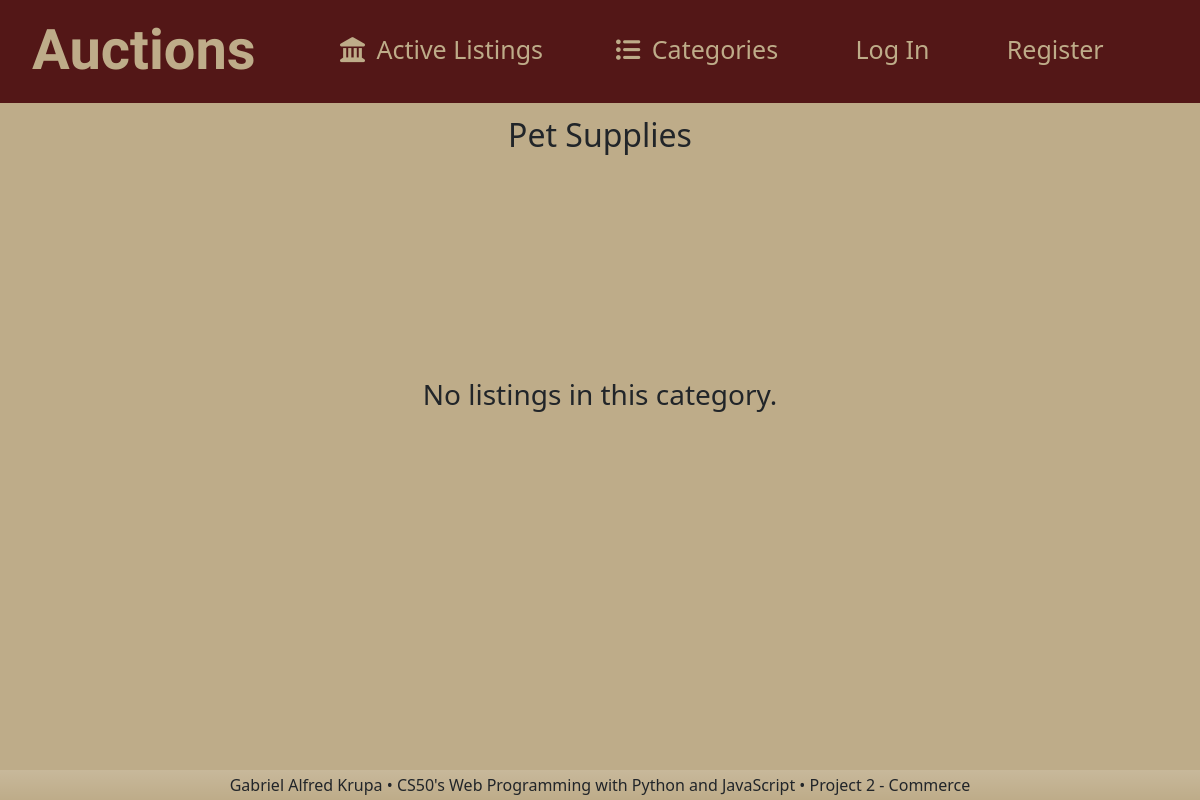
Before: /category/Pet Supplies with the older database file.
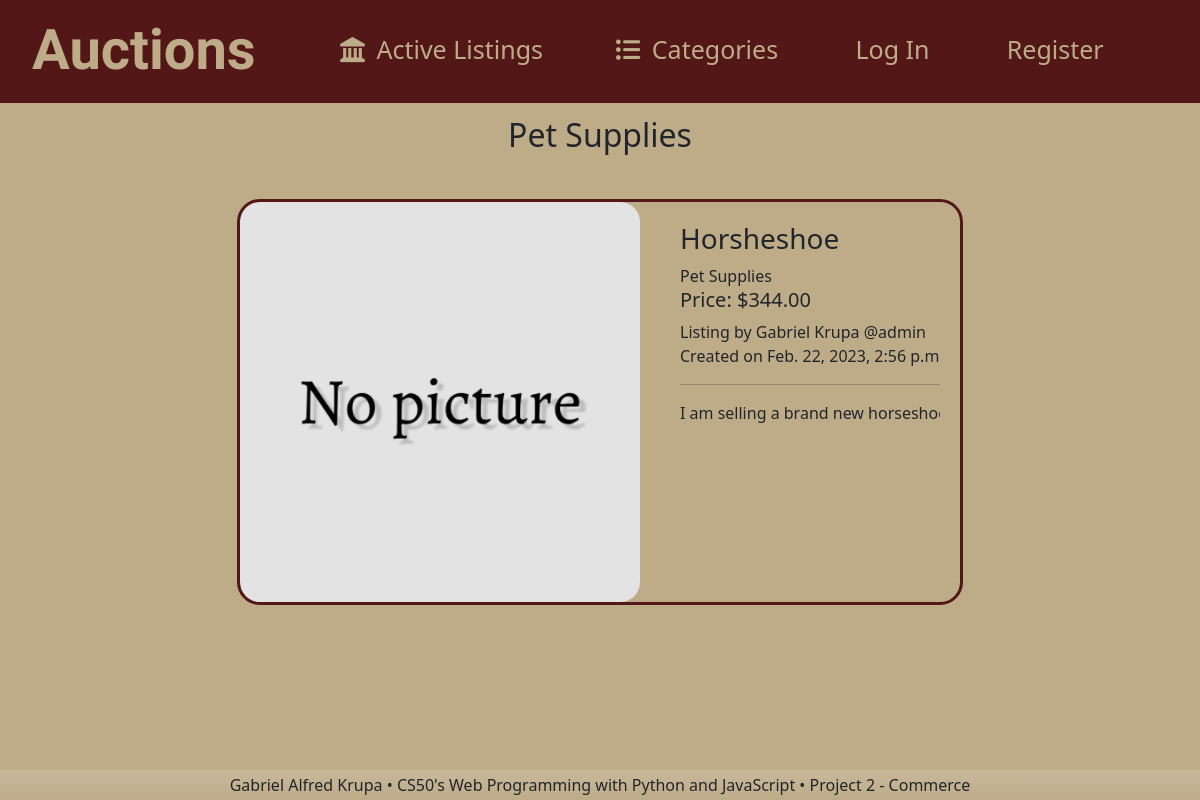
After: the same page with the newer database file.
### auctions/models.py (models this page shows, shortened)
class AuctionListing(models.Model):
    category = models.CharField(max_length=50, choices=CATEGORIES, verbose_name="category")
    user = models.ForeignKey(User, on_delete=models.CASCADE, related_name="seller", verbose_name="seller")
    picture = models.ImageField(default='default_listing.png')
    title = models.CharField(max_length=100, verbose_name='Title')
    price = models.DecimalField(max_digits=6, decimal_places=2, verbose_name="Price in USD($)", validators=[MinValueValidator(0.01)])
    description = models.TextField(max_length=1000)
    date = models.DateTimeField(auto_now_add=True, verbose_name="Listed on")
    sold_to = models.ForeignKey(User, on_delete=models.CASCADE, related_name="buyer", verbose_name="buyer", null=True, blank=True)
    closed = models.IntegerField(max_length = 1, default=0, validators=[MinValueValidator(0), MaxValueValidator(1)])

class User(AbstractUser):
    date = models.DateTimeField(auto_now_add=True, verbose_name="Member since")
    picture = models.ImageField(default='default_avatar.png')

### auctions/views.py (the view)
# urls.py: path("category", views.category, {'category_name': None}, name="category"),
def category(request, category_name=None):
    if category_name is None:
        return render(request, "auctions/category.html", {
            "categories": CATEGORIES[1:],
        })
    elif request.method == "POST":
        return HttpResponseRedirect(f"/category/{category_name}")
    listings = []
    for listing in AuctionListing.objects.filter(category=category_name):
        if not listing.closed:
            listings.append(listing)
    if not len(listings):
        return render(request, "auctions/category.html", {
            "error": 'No listings in this category.',
            "category": category_name
        })
    else:
        return render(request, "auctions/category.html", {
            "listings": listings,
            "category": category_name
        })

### auctions/templates/auctions/category.html
{% extends "auctions/layout.html" %}
{% block body %}
    {% if categories %}
        <h2 class="mt-3 mb-5" id="categories">Categories</h2>
        <div class="form">
            <form method="post">
                {% csrf_token %}
                {% for category in categories %}
                    <input type="submit" class="mb-4 btn" value="{{ category.1 }}" formaction="{% url 'category' category.1 %}">
                {% endfor %}
            </form>
        </div>
    {% else %}
        <h2 class="mt-3 mb-5" id="categories">{{ category }}</h2>
        {% if error %}
            <div class="error">
                <h3>{{error}}</h3>
            </div>
        {% else %}
            <div id="listings">
                {% for listing in listings %}
                    {% if not listing.closed %}
                        {% if user.is_authenticated %}
                            <div class="listing" onclick="location.href='/listing/{{listing.id}}/{{user.id}}'">
                        {% else %}
                                <div class="listing" onclick="location.href='/listing/{{listing.id}}'">
                        {% endif %}
                                    <div class="listing-image">
                                    <img src="{{ listing.picture.url }}" alt="{{listing.title}}" loading="lazy">
                                </div>
                                <div class="listing-info">
                                    <div class="title-n-time">
                                        <h3>{{listing.title}}</h3>
                                        <div><a href="/category/{{listing.category}}">{{listing.category}}</a></div>
                                        <div><h5>Price: ${{listing.price}}</h5></div>
                                        <div>Listing by {{listing.user.first_name}} {{listing.user.last_name}}  @{{listing.user.username}}</div>
                                        <div>Created on {{listing.date}}</div>
                                        <hr>
                                    </div>
                                    <div class="description">
                                        {{listing.description}}
                                    </div>
                                    </div>
                                </div>
                    {% endif %}
                {% endfor %}
            </div>
        {% endif %}
    {% endif %}
{% endblock %}

Changed rows visible on the page:
added AuctionListing: category "Pet Supplies", picture (placeholder picture), title "Horsheshoe", price "344.00", user.first_name "Gabriel", user.last_name "Krupa", user.username "admin", date "Feb. 22, 2023, 2:56 p.…", description "I am selling a brand new horses…"
Other visible differences:
{{ category }}: "Pet Supplies" → (not shown)
{{ error }}: "No listings in this category." → (not shown)
